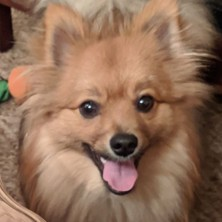
#> input picture images/simba-sq.jpg, 222 x 222 px
$ python Image_to_random_number_series.py
#> lines starting #> are read from the running program, lines starting #| are printed output that depends on the picture
### simpleimage.py
#!/usr/bin/env python3

"""
Stanford CS106AP SimpleImage

Written by Nick Parlante, Sonja Johnson-Yu, and Nick Bowman.
 -7/2019  version, has file reading, pix, foreach, hidden get/setpix

SimpleImage Features:
Create image:
  image = SimpleImage.blank(400, 200)   # create new image of size
  image = SimpleImage('foo.jpg')        # create from file

Access size
  image.width, image.height

Get pixel at x,y
  pix = image.get_pixel(x, y)
  # pix is RGB tuple like (100, 200, 0)

Set pixel at x,y
  image.set_pixel(x, y, pix)   # set data by tuple also

Get Pixel object at x,y
  pixel = image.get_pixel(x, y)
  pixel.red = 0
  pixel.blue = 255

Show image on screen
  image.show()

The main() function below demonstrates the above functions as a test.
"""

import sys
# If the following line fails, "Pillow" needs to be installed
from PIL import Image


# [11 lines left out: function clamp, not called in this run]


class Pixel(object):
    """
    A pixel at an x,y in a SimpleImage.
    Supports set/get .red .green .blue
    and get .x .y
    """
    def __init__(self, image, x, y):
        self.image = image
        self._x = x
        self._y = y

    def __str__(self):
        return 'r:' + str(self.red) + ' g:' + str(self.green) + ' b:' + str(self.blue)

    # Pillow image stores each pixel color as a (red, green, blue) tuple.
    # So the functions below have to unpack/repack the tuple to change anything.

    @property
    def red(self):
        return self.image.px[self._x, self._y][0]

    # [4 lines left out: function red, not called in this run]

    @property
    def green(self):
        return self.image.px[self._x, self._y][1]

    # [4 lines left out: function green, not called in this run]

    @property
    def blue(self):
        return self.image.px[self._x, self._y][2]

    # [4 lines left out: function blue, not called in this run]

    @property
    def x(self):
        return self._x

    @property
    def y(self):
        return self._y


# color tuples for background color names 'red' 'white' etc.
BACK_COLORS = {
    'white': (255, 255, 255),
    'black': (0, 0, 0),
    'red': (255, 0, 0),
    'green': (0, 255, 0),
    'blue': (0, 0, 255),
}


class SimpleImage(object):
    def __init__(self, filename, width=0, height=0, back_color=None):
        """
        Create a new image. This case works: SimpleImage('foo.jpg')
        To create a blank image use SimpleImage.blank(500, 300)
        The other parameters here are for internal/experimental use.
        """
#> called with filename = 'images/simba-sq.jpg', width = 0, height = 0
        # Create pil_image either from file, or making blank
        if filename:
            self.pil_image = Image.open(filename).convert("RGB")
#> self.pil_image is the input picture: PIL image 222x222 RGB; mean R, G, B 144.6, 111, 89.3
            if self.pil_image.mode != 'RGB':
                raise Exception('Image file is not RGB')
            self._filename = filename  # hold onto
        else:
            if not back_color:
                back_color = 'white'
            color_tuple = BACK_COLORS[back_color]
            if width == 0 or height == 0:
                raise Exception('Creating blank image requires width/height but got {} {}'
                                .format(width, height))
            self.pil_image = Image.new('RGB', (width, height), color_tuple)
        self.px = self.pil_image.load()
        size = self.pil_image.size
#> size = (222, 222)
        self._width = size[0]
#> self._width = 222
        self._height = size[1]
#> self._height = 222
        self.curr_x = 0
        self.curr_y = 0

    def __iter__(self):
        return self

    def __next__(self):
        if self.curr_x < self.width and self.curr_y < self.height:
            x = self.curr_x
#> x = 0
            y = self.curr_y
            self.increment_curr_counters()
            return Pixel(self, x, y)
        else:
            self.curr_x = 0
            self.curr_y = 0
            raise StopIteration()

    def increment_curr_counters(self):
        self.curr_x += 1
        if self.curr_x == self.width:
            self.curr_x = 0
            self.curr_y += 1

    # [9 lines left out: functions blank, file, not called in this run]

    @property
    def width(self):
        """Width of image in pixels."""
        return self._width

    @property
    def height(self):
        """Height of image in pixels."""
        return self._height

    # [25 lines left out: functions get_pixel, set_pixel, set_rgb, not called in this run]

    def _get_pix_(self, x, y):
        """Get pix RGB tuple (200, 100, 50) for the given x,y."""
        return self.px[x, y]

    def _set_pix_(self, x, y, pix):
        """Set the given pix RGB tuple into the image at the given x,y."""
        self.px[x, y] = pix

    def show(self):
        """Displays the image using an external utility."""
        self.pil_image.show()

    # [39 lines left out: functions make_as_big_as, main, not called in this run]


# [2 lines that do not run on import are left out]

### imagerandom.py
"""This module is created to access the function that generates random series."""
from simpleimage import SimpleImage
import matplotlib.pyplot as plt
import time
import random


"""The formula used to create a random number series as per LCG algorithm is Xn+1= (aXn + c)mod m. I have used the values of pixel.red,
pixel.green and pixel.blue as a,c,m to add to the randomness of the equation. The seed Xn is generated by the product of a random timestamp
value and the random value given by randint function"""
def ImageToRandom(filename, xn):
    image = SimpleImage(filename)
    seed = xn


    """This list is created to store the random numbers in the series"""
    new_random_series = []

    #new_random_series= new_random_series.append(xn)
    #print(new_random_series)
    for pixel in image:
        a = pixel.red
        c = pixel.green
        m = pixel.blue


        """m cannot be zero for modulo to function so we use continue to move to the next number in the loop"""
        if m == 0:
            continue
        """m needs to be prime so we use this condition to see if m is prime or not"""
        if(is_prime(m)):
            continue


        """This LCG formula creates the next term but I have multiplied it by randint function again to add more randomness"""
        xnplusone = (float(((a * xn) + c) % m)) * random.randint(0,1000000000)

        new_random_series.append(xnplusone)


        xn = xnplusone

    new_random_series.insert(0, seed)
    print(new_random_series[0], new_random_series[1])
#| 1552150526751.2842 10108669600.5625

    return new_random_series


"""This function checks if m is prime or not and returns a boolean value back"""
def is_prime(m):
    if m == 1:
        return True
    for i in range(2,int(m)):
        if m % i == 0:
            return True
    return False


def draw_graph(pixel, random_series):
    x = pixel
    y = random_series

    time.sleep(5)


    print("***************************************THESE ARE THE CO-ORDINATES*************************************************************")

    for i in range(len(random_series)):
        print("co-ordinates are-"+ "(" + str(x[i]) + "," + str(y[i]) + ")")

    time.sleep(5)

    print("***************************************HERE IS THE GRAPH BETWEEN PIXELS AND CORRESPONDING RANDOM NUMBER****************************************************************************************************************")
    plt.xlabel('pixel')
    plt.ylabel('random number')
    plt.title('pixel-random number graph!')

    plt.plot(x, y)

    plt.show()


### Image_to_random_number_series.py
"""
File: image_to_random_number_series.py
----------------
This program converts images to a random number series. It uses signals like timestamp and randint output to generate randomness and then
uses the LCG algorithm to generate a random series.

It then plots a graph of every pixel against the random number generated. Every pixel value
generates adds more randomness to the series
"""

DEFAULT_FILE = 'images/simba-sq.jpg'


import time
import random
import imagerandom
from simpleimage import SimpleImage

def main():
    """This is how we generate the seed or the first terms Xn of the random series"""
    seed = time.time() * random.randint(0, 1000)
    print("The seed or first term of the series Xn is= " + str(seed))


    """We make either the user input any image of her choice or use the default image"""
    filename = get_file()
    image = SimpleImage(filename)
    print("*******************************************HERE IS THE IMAGE YOU CHOSE OR THE DEFAULT IMAGE********************************************************")
    image.show()


    time.sleep(5)


    """This prints the total number of pixels in the image"""


    print("***************************************************************************************************************************")
    print("************************************************THE SERIES STARTS HERE********************************************************")


    """Adding the seed to the series as the first term"""
    random_number_series =[]

    random_number_series = imagerandom.ImageToRandom(filename, seed)

    print(random_number_series)
#> (printed output is left out)


    """Printing the random series by calling ImageToRandom function in module imagerandom"""

    """Passing the inputted image and seed to our function Image To Random in module imagerandom """


    print("***************************************************************************************************************************")
    print("************************************************THE SERIES ENDS HERE********************************************************")

    time.sleep(5)

    """Storing the series in a new list random_series that will be used for plotting graph"""
    random_series = []
    random_series = random_number_series


    """Creating a list for storing the pixel numbers"""
    pixel = []
    for i in range(len(random_series)):
        pixel.append(i)
#> after the loop, pixel = 10710 values from 0 to 10709

    time.sleep(5)

    """This function creates a graph of pixel number against the corresponding random number from the random series"""

    imagerandom.draw_graph(pixel, random_series)
#> in draw_graph, `plt.show()`:
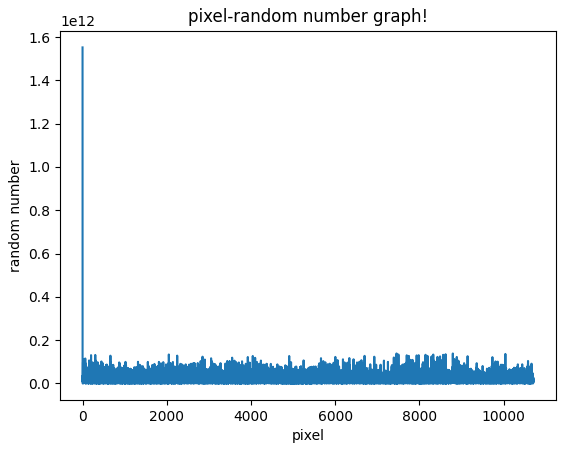
#> figure drawn by matplotlib, 1 panel; curve peaks at x = 0, y = 1.55e+12


def get_file():
    # Read image file path from user, or use the default file

    filename = input('Please choose the image you want with the correct path name or press enter:-')
    if filename == '':
        filename = DEFAULT_FILE
    return filename


if __name__ == '__main__':
    main()
